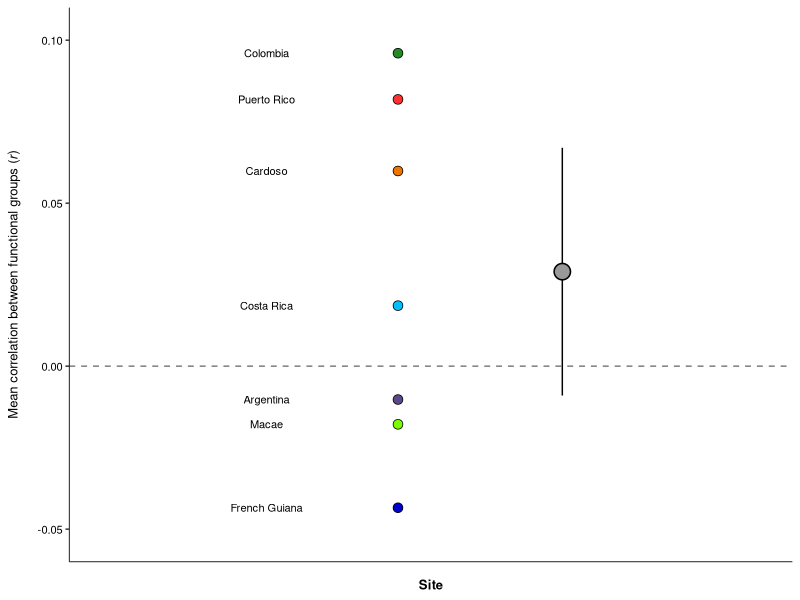

The R source for this figure: (Note: this script raises an error after producing the figure.)
# clean up the environment ------------------------------------------------------------------------------------------------------------

rm(list=ls(all=TRUE))

# load packages -----------------------------------------------------------------------------------------------------------------------

library(tidyverse)
library(grid)
library(gridExtra)
library(scales)

# load data ---------------------------------------------------------------------------------------------------------------------------

#this to be a scatterplot of 7 site-level mean correlations, with a darker point of
table.corr.fg <- read.csv("Data/tablecorrfg.csv") %>% 
  rename(site = X, r = ".") %>% #mean of site means: 0.029, 95% CI is +/-0.038
  mutate(site = c("Argentina", "Cardoso", "Colombia", "Costa Rica", "French Guiana", "Macae", "Puerto Rico"),
         null = rep(1, 7))

overall <- data.frame(mean_calc = 0.029, ci_calc = 0.038, x_position = 1.05)

# general theme -----------------------------------------------------------------------------------------------------------------------

general_theme <- theme(panel.border = element_blank(),
                       panel.background = element_blank(),
                       axis.title = element_text(face = "bold", size = 9.4, colour = "black"),
                       axis.text = element_text(size = 8, colour = "black"), 
                       axis.line.x = element_line(colour = "black", size = 0.3),
                       axis.line.y = element_line(colour = "black", size = 0.3),
                       panel.grid = element_blank(),
                       axis.title.x = element_text(margin = margin(10, 0, 0, 0)),
                       axis.title.y = element_text(margin = margin(0, 10, 0, 0)))

# creating plot -----------------------------------------------------------------------------------------------------------------------

app6 <- ggplot() +
  geom_hline(yintercept = 0, linetype = 2, colour = "black", alpha = 0.5, size = 0.5) +
  geom_point(data = table.corr.fg , mapping = aes(x = null, y = r, fill = site),
             size = 3, shape = 21, colour = "black", stroke = 0.4, show.legend = FALSE) +
  geom_text(data = table.corr.fg , mapping = aes(x = null - 0.04, y = r, label = site), size = 2.8) +
  scale_fill_manual(values = c("mediumpurple4", "darkorange2", "forestgreen", "deepskyblue1", "mediumblue", "lawngreen", "firebrick1")) +
  scale_x_continuous(name = "Site", limits = c(0.9, 1.12), expand = c(0,0)) +
  scale_y_continuous(name = expression(paste("Mean correlation between functional groups (", italic("r"), ")")), limits=c(-0.06, 0.11), expand = c(0,0)) +
  general_theme +
  theme(axis.text.x = element_blank(),
        axis.ticks.x = element_blank()) + 
  geom_errorbar(data = overall, mapping = aes(x = x_position, ymin = mean_calc - ci_calc, ymax = mean_calc + ci_calc), size = 0.5) +
  geom_point(data = overall , mapping = aes(x = x_position, y = mean_calc),
             size = 5, shape = 21, colour = "black", fill = "grey60", stroke = 0.8, show.legend = FALSE)
app6

# data for triangular matrix ----------------------------------------------------------------------------------------------------------

fgpairs <- read.csv("Data/fgpairs.csv") %>% 
  rename(site = X, correl = V3) # this to be a triangular matrix of values (correl = mean correlations)
fgpairs

# saving figure -----------------------------------------------------------------------------------------------------------------------

ggsave(filename = "figure/figures/Appendix_6_correlation_funct_groups.pdf",
       plot = app6, width = 89, height = 89, dpi = 300, units = "mm")

ggsave(filename = "figure/figures/Appendix_6_correlation_funct_groups.png",
       plot = app6, width = 89, height = 89, dpi = 600, units = "mm")